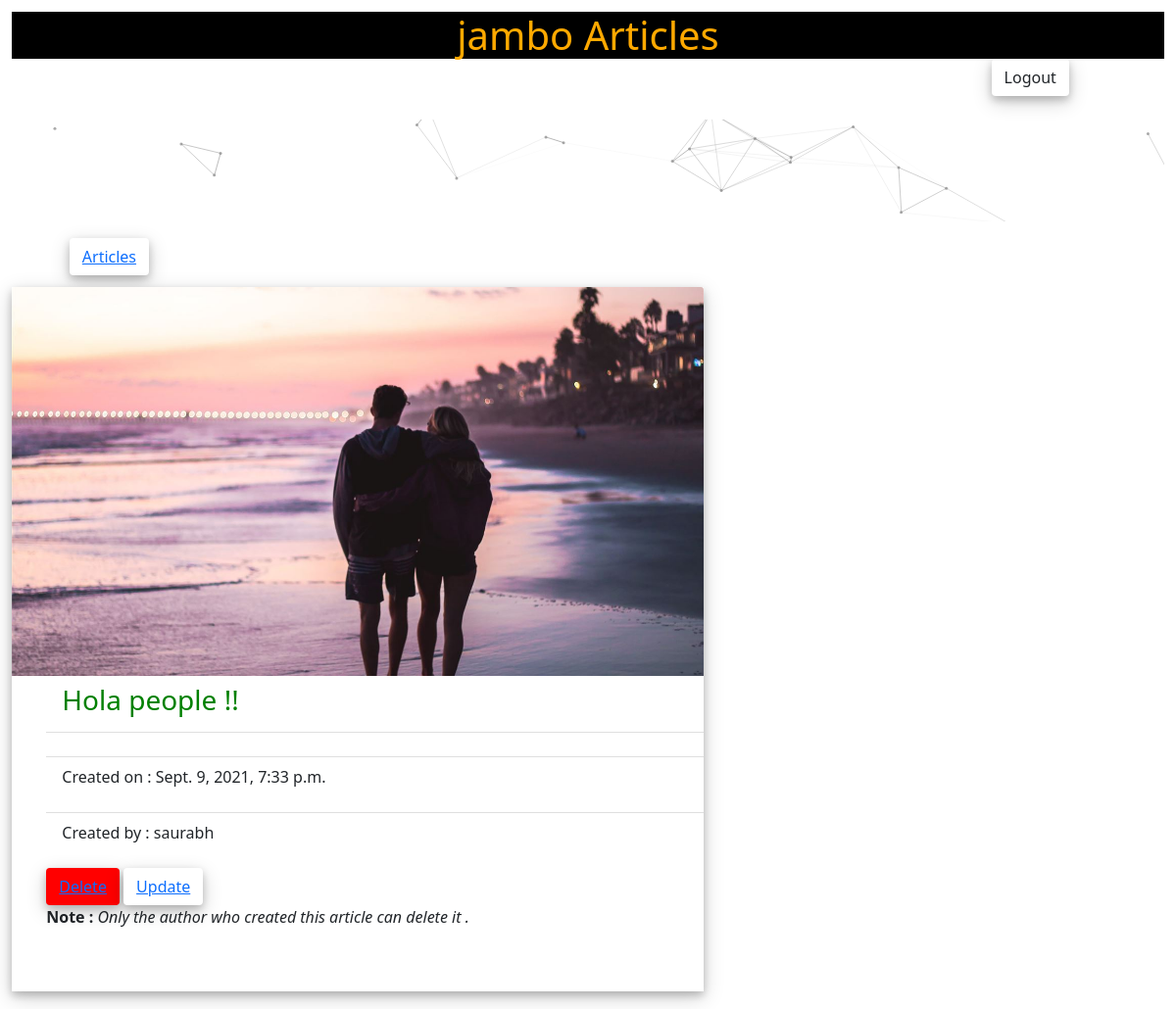
Page /articles/alkskfjlaafjlakfalsflkj (signed in) on the committed database.
### articles/models.py (models this page shows, shortened)
class Articles(models.Model):
	title=models.CharField(max_length=100)
	slug=models.SlugField()
	body= models.TextField(max_length=1000)
	date=models.DateTimeField(auto_now_add=True)
	thumb = models.ImageField(default='default.png',blank=True)
	author = models.ForeignKey(User,on_delete=models.DO_NOTHING,default=None)

### articles/views.py (the view)
# urls.py: path('<slug:slug>',views.article_detail,name="detail"),
@login_required(login_url="/accounts/login/")
def article_detail(request,slug):
	article = Articles.objects.get(slug=slug)
	return render(request,'articles/article_detail.html',{'article':article})

### articles/templates/articles/article_detail.html (shortened to what this page needs)
{% load static %}
<!DOCTYPE html>
<html>
<head>
	<link rel="stylesheet" href="https://cdn.jsdelivr.net/npm/bootstrap@5.1.0/dist/css/bootstrap.min.css">
</head>
<body>
	<h1  style="color: #FFA900; text-shadow: 0 4px 8px 0 rgb(0 0 0 / 20%), 0 6px 20px 0 rgb(0 0 0 / 19%);"> jambo Articles</h1>
	<div class="outer">
	<form action="{% url 'accounts:logout' %}" method="post">
	<button  class="btn haha"type="submit"> Logout</button>
</form>
	</div>
	<div id="particle-canvas"></div>
	<button class="btn align samebtn"><a  href="{% url 'articles:articles' %}">Articles</a></button>
	<div class="cardd">
	<img class="card-img-top" src="{{article.thumb}}"/>
	<div class="article">
	<ul class="list-group list-group-flush">
	<li class="list-group-item">
	<h3 style="color: green;">{{article.title}}</h3> </li>
	<li class="list-group-item">
</li>
	<li class="list-group-item">
	<p class="smalll">Created on : {{article.date}}</p>
</li>
	<li class="list-group-item">
	<p>Created by : {{article.author}} </p>
</li>
</ul>
	<button onclick="spinner()" class="= btn hahah"><a href="{% url 'articles:delete' slug=article.slug %}" >Delete</a></button>
	<button onclick="spinner()" class="= btn update"><a href="{% url 'articles:update' slug=article.slug %}" >Update</a></button>
	<p><strong>Note : </strong> <em> Only the author who created this article can delete it . </em></p>
	<br><br>
	</div>
</div>
</body>
</html>

### articles/templates/articles/article_detail.html (style rules this page uses)
body { padding: 1% 1%; background-color: white; }
.outer { display: inline-block; margin-left: 85%; }
#particle-canvas { position: absolute; width: 100%; height: 10%; margin-top: 2%; }
.haha { position: relative; display: inline-block; background-color: white; box-shadow: 0 4px 8px 0 rgb(0 0 0 / 20%), 0 6px 20px 0 rgb(0 0 0 / 19%); }
.hahah { position: relative; display: inline-block; background-color: red; box-shadow: 0 4px 8px 0 rgb(0 0 0 / 20%), 0 6px 20px 0 rgb(0 0 0 / 19%); }
.update { position: relative; display: inline-block; background-color: white; box-shadow: 0 4px 8px 0 rgb(0 0 0 / 20%), 0 6px 20px 0 rgb(0 0 0 / 19%); }
.align { position: relative; display: inline-block; background-color: white; color: #FFA900; margin-top: 1%; margin-bottom: 1%; margin-left: 5%; box-shadow: 0 4px 8px 0 rgb(0 0 0 / 20%), 0 6px 20px 0 rgb(0 0 0 / 19%); }
.cardd { position: relative; width: 60%; background-color: white; box-shadow: 0 4px 8px 0 rgb(0 0 0 / 20%), 0 6px 20px 0 rgb(0 0 0 / 19%); margin-bottom: 1%; }
h1 { color: white; background-color: black; margin: 0 auto 0 auto; text-align: center; }
.article { position: relative; margin-left: 5%; }

### rows in the picture
Articles: thumb (picture), title "Hola people !!", date "Sept. 9, 2021, 7:33 p.m.", author "saurabh"
